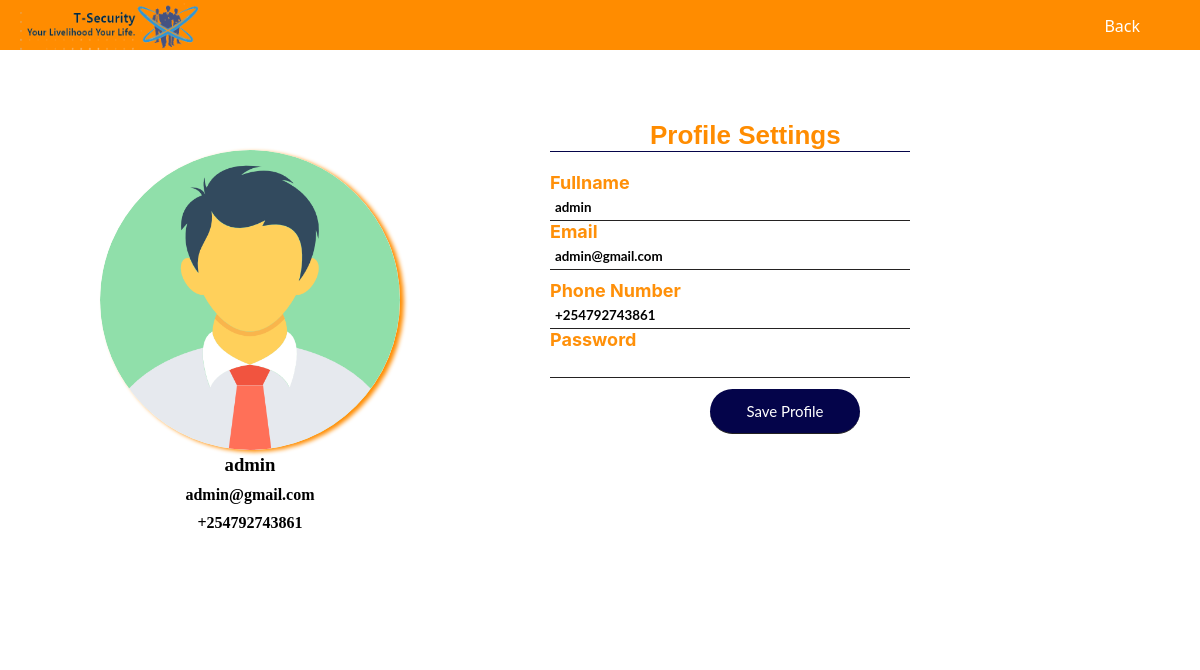
Screenshot of /Front-end/Dispatcher/dispatcherprofile.php (signed in) with the database file from the repository.
### tables this page shows
CREATE TABLE `dispatcher` (
  `id` int(255) NOT NULL,
  `name` varchar(255) NOT NULL,
  `mail` varchar(255) NOT NULL,
  `phone_number` int(255) NOT NULL,
  `password` varchar(255) NOT NULL
);

### Front-end/Dispatcher/dispatcherprofile.php (the view, shortened to what this page needs)
<?php
require "../../Back-end/connection.php";
if(isset($_SESSION['username'])){
    $mail = $_SESSION['email'];
    $selectDetails = "SELECT * FROM dispatcher WHERE mail = '$mail'";
    $result = mysqli_query($connection,$selectDetails);
    if(mysqli_num_rows($result) > 0 ) {
        $driversresult = mysqli_fetch_assoc($result);
    }
}
?>
<!DOCTYPE html>
<html lang="en">
<head>
    <link rel="stylesheet" href="styles/dispatcherprofile.css">
</head>
<body>
    <header>
        <nav>
            <div class="icon">
                <img src="../../images/logos/company-logo.png" alt="company logo">
            </div>
            <div class="nav-bar">
                <ul>
                    <li><a href="dispatcher.php">Back</a></li>
                </ul>
            </div>
        </nav>
    </header>
    <main>
        <div class="left">
            <div class="img">
                <img src="../../images/images/man.png" alt="">
                <h3><?php echo $driversresult['name'];?></h3>
                <p><?php echo $driversresult['mail'];?></p>
                <p>+254<?php echo $driversresult['phone_number'];?></p>
            </div>
        </div>
        <div class="profile">
            <form action="../../Back-end/dispatcher/profile.php" method="POST" enctype="multipart/form-data">
                <legend> <strong>Profile Settings</strong></legend>
                <div class="names">
                        <label for="name">Fullname</label><br>
                        <input type="text" name="name" value="<?php echo $driversresult['name'];?>">
                </div>
                <div class="mail">
                    <label for="mail">Email</label><br>
                    <input type="email" name="mail" value="<?php echo $driversresult['mail'];?>">
                </div>
                <div class="other-details">
                    <div>
                        <label for="number">Phone Number</label><br>
                        <input type="tel" name="number" value="+254<?php echo $driversresult['phone_number'];?>">
                    </div>
                    <div>
                        <label for="password">Password</label>
                        <input type="password" name="password">
                    </div>
                </div>
                <input type="submit" name="edit" value="Save Profile">
            </form>
        </div>
    </main>
</body>
</html>

### Front-end/Dispatcher/styles/dispatcherprofile.css (style rules this page uses)
* { box-sizing: border-box; margin: 0; padding: 0; }
a { color: white; }
header { min-width: 100%; }
nav { display: flex; flex-direction: row; background-color: #FF8C00; height: 50px; min-width: 100%; }
.icon { justify-content: flex-start; align-self: flex-start; width: 150px; height: 100px; padding: 0px 200px 0px 0px; }
.icon img { height: 50px; width: 200px; padding: 0 0 0 20px; margin: 0; }
ul { list-style: none; padding: 10px; }
li { padding: 5px 10px; display: inline-block; text-decoration: none; }
li a { text-decoration: none; font-family: 'Segoe UI', Tahoma, Geneva, Verdana, sans-serif; }
.nav-bar { position: absolute; right: 40px; }
main { display: flex; flex-direction: row; flex-wrap: wrap; }
.left { height: min-content; background-color: rgb(255, 255, 255); }
.img { padding: 100px; margin-bottom: 0; text-align: center; }
.img img { height: 300px; width: 300px; border-radius: 50%; box-shadow: 4px 2px 4px #FF8C00; }
.img h4, p { margin: 10px 0; font-weight: 800; }
.profile { height: max-content; flex-grow: 2; }
form { display: flex; flex-direction: column; padding: 50px ; height: 600px; max-width: 1000px; background-color: linear-gradient(to bottom, white, rgba(243, 243, 241, 0.316)); }
legend { padding-left: 100px; width: 60%; border-bottom: 1px solid #04044A; margin: 20px 0; font-size: 26px; color: #FF8C00; font-weight: 900; font-family: 'Trebuchet MS', 'Lucida Sans Unicode', 'Lucida Grande', 'Lucida Sans', Arial, sans-serif; }
input { color: #000000; font-weight: bold; font-family: lato, sans-serif; margin-top: 1px; box-sizing: border-box; position: relative; display: block; width: 60%; border: none; border-bottom: rgb(36, 34, 34) 1px solid; padding: 5px; outline: #FF8C00; }
input[type=tel] { font-weight: bold; margin-top: 1px; display: block; width: 60%; border: none; border-bottom: rgb(36, 34, 34) 1px solid; padding: 5px; }
form label { font-weight: bolder; font-size: 18px; font-family: -apple-system, BlinkMacSystemFont, 'Segoe UI', Roboto, Oxygen, Ubuntu, Cantarell, 'Open Sans', 'Helvetica Neue', sans-serif; color: #ff9009; }
input[type=submit] { color: rgb(255, 255, 255); font-weight: inherit; font-stretch: inherit; font-size: 15px; line-height: inherit; font-family: lato, sans-serif; appearance: button; cursor: pointer; width: 25%; box-sizing: border-box; padding: 13px 25px; border-radius: 24px; background-color: #04044A; justify-content: center; margin-left: 160px; }
.other-details { margin: 10px 0; }
.names { width: 100%; }

### rows the page displays
dispatcher: name "admin", mail "admin@gmail.com", phone_number "792743861", number "+254792743861"
